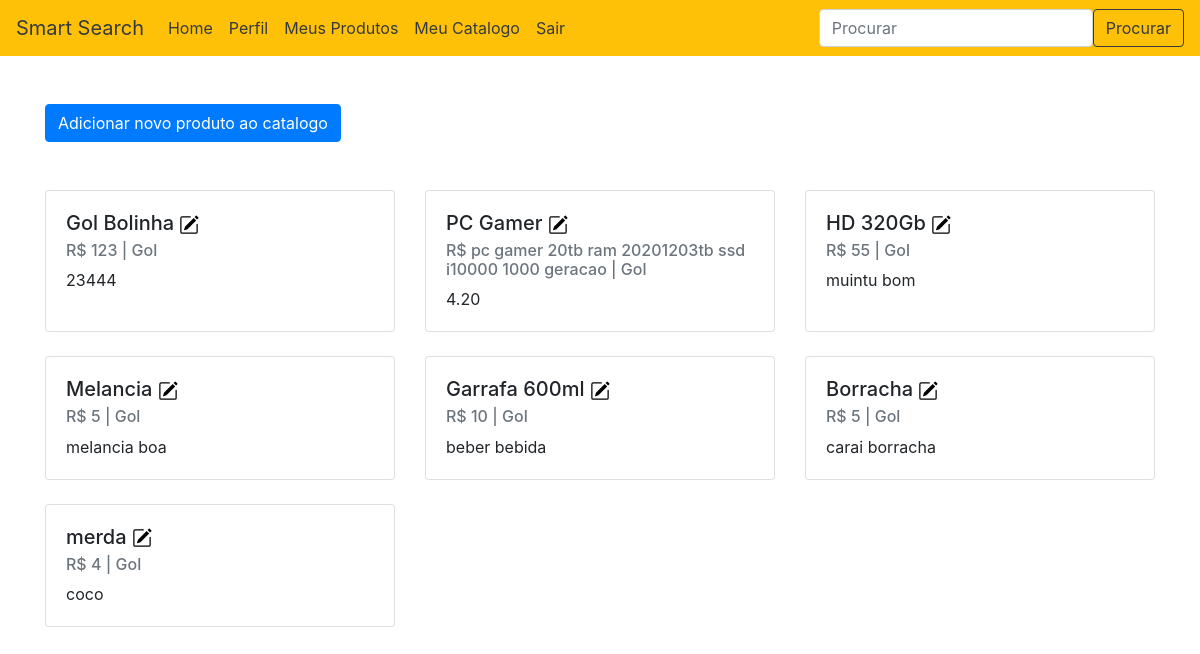
The page /produtos/index.php (signed in) on the database as committed earlier.
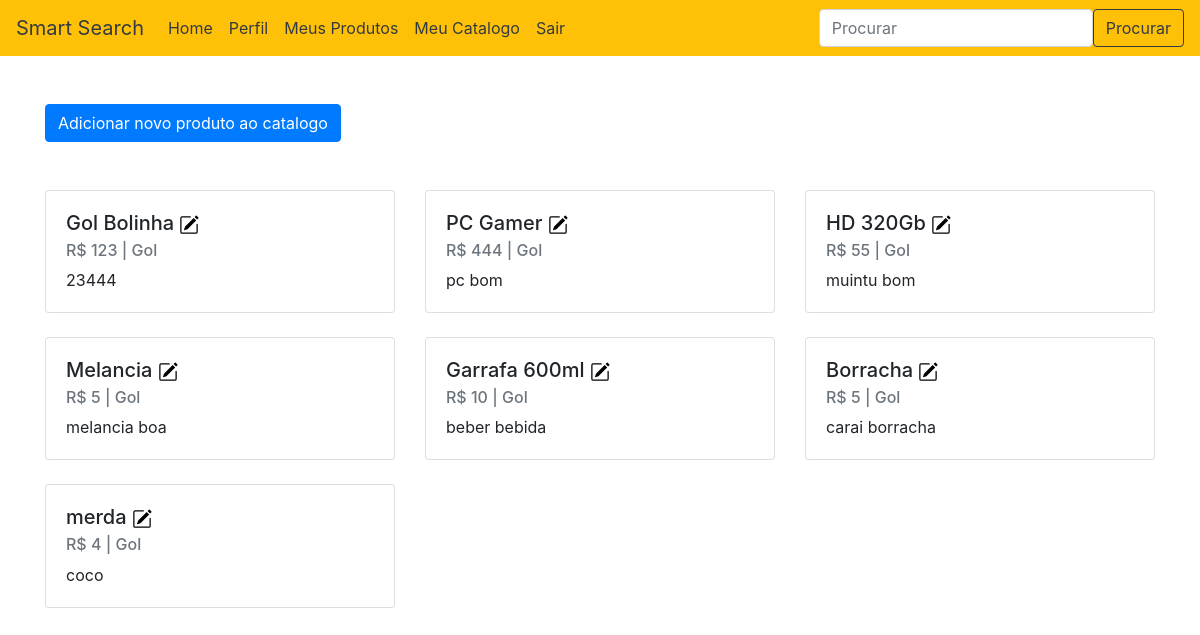
The same page on the database as committed later.
### tables this page shows
CREATE TABLE usuario (
    cd_usuario INTEGER PRIMARY KEY,
    nm_email VARCHAR(50),
    nm_usuario VARCHAR,
    cd_senha VARCHAR(50)
);

CREATE TABLE produto (
    cd_produto INTEGER PRIMARY KEY,
    nm_produto VARCHAR(50),
    vl_produto DECIMAL,
    ds_produto VARCHAR(100),
    fk_loja_produto INTEGER,
CONSTRAINT FK_loja_produto
    FOREIGN KEY (fk_loja_produto)
    REFERENCES loja (cd_cnpj)
);

### produtos/index.php (the view, shortened to what this page needs)
<?php
try {
  require $_SERVER['DOCUMENT_ROOT'] . '/php/cliente.php';
  $select = "select * from usuario u join loja l on l.fk_usuario_loja = u.cd_usuario join produto p on p.fk_loja_produto = l.cd_cnpj where u.cd_usuario == ?;";
  $cmd = $conexao->prepare($select);
  $cmd->bindParam(1, $_SESSION['id']);
  $cmd->execute();
  $v = $cmd->fetchAll();
} catch (Exception $e) {
  echo $e->getMessage();
}
?>
<!DOCTYPE html>
<html lang="en">
<head>
	<?php include '../php/links-head.php'; ?>
</head>
<body>
	<?php include '../php/nav-bar.php'; ?>
  <div class="container mt-5">
    <div class="row">
      <div class="col-12">
        <a href="/produtos/adicionar-produto.php" class="btn btn-primary mb-5">Adicionar novo produto ao catalogo</a>
      </div>
    </div>
    <div class="row row-cols-sm-2 row-cols-md-3">
      <?php
      foreach ($v as $produto) {
        ?>
        <div class="col mb-4">
        <div class="card h-100">
          <div class="card-body">
            <h5 class="card-title"><?=$produto['nm_produto']?>  <a href="/produtos/editar-produto.php?p=<?=$produto['cd_produto']?>"><img src="../css/bootstrap-icons-1.1.0/pencil-square.svg" alt="pencil square icon" width="20" height="20" title="Editar informações"></a></h5>
            <h6 class="card-subtitle mb-2 text-muted">R$ <?=$produto['vl_produto']?> | <?=$produto['nm_usuario']?></h6>
            <p class="card-text"><?=$produto['ds_produto']?></p>
          </div>
        </div>
        </div>
        <?php
      }
      ?>
    </div>
  </div>
</body>
</html>

Rows that differ between the two databases and show on the page:
changed through a linked row, usuario "Gol": produto.vl_produto "pc gamer 20tb ram 20201203tb ssd i10000 1000 geracao" → "444"; produto.ds_produto "4.20" → "pc bom"
